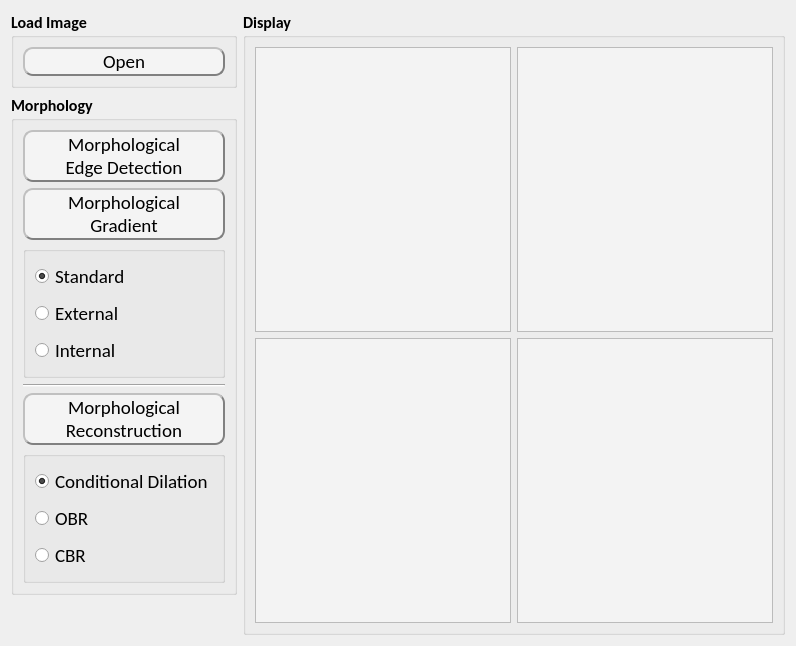
      <widget class="QWidget" name="Project_6">
       <attribute name="title">
        <string>Project 6</string>
       </attribute>
       <layout class="QHBoxLayout" name="horizontalLayout_28">
        <item>
         <layout class="QHBoxLayout" name="horizontalLayout_27" stretch="1,10">
          <item>
           <layout class="QVBoxLayout" name="verticalLayout_24" stretch="2,10,5">
            <item>
             <widget class="QGroupBox" name="LoadImageGroupBox_6">
              <property name="font">
               <font>
                <family>Calibri</family>
                <pointsize>12</pointsize>
                <weight>75</weight>
                <bold>true</bold>
               </font>
              </property>
              <property name="mouseTracking">
               <bool>false</bool>
              </property>
              <property name="styleSheet">
               <string notr="true">QFrame{
		background-color: rgb(243, 243, 243);
}

QPushButton:hover{
		font-family: Calibri;
		font-size: 20px;
		font-style: bold;
		color: #1d649c;
}</string>
              </property>
              <property name="title">
               <string>Load Image</string>
              </property>
              <layout class="QVBoxLayout" name="verticalLayout_25">
               <item>
                <widget class="QPushButton" name="OpenButton_6">
                 <property name="sizePolicy">
                  <sizepolicy hsizetype="Minimum" vsizetype="Preferred">
                   <horstretch>0</horstretch>
                   <verstretch>0</verstretch>
                  </sizepolicy>
                 </property>
                 <property name="font">
                  <font>
                   <family>Calibri</family>
                   <pointsize>14</pointsize>
                   <weight>50</weight>
                   <bold>false</bold>
                  </font>
                 </property>
                 <property name="styleSheet">
                  <string notr="true">QPushButton{
		background-color: rgb(244, 244, 244);
    	border-radius: 10px;  
		border: 2px groove gray;
    	border-style: outset;
}

QPushButton:hover{
		border:2px solid #1d649c;
}</string>
                 </property>
                 <property name="text">
                  <string>Open</string>
                 </property>
                </widget>
               </item>
              </layout>
             </widget>
            </item>
            <item>
             <widget class="QGroupBox" name="GrayMorphGroupBox_6">
              <property name="sizePolicy">
               <sizepolicy hsizetype="Preferred" vsizetype="Preferred">
                <horstretch>0</horstretch>
                <verstretch>0</verstretch>
               </sizepolicy>
              </property>
              <property name="font">
               <font>
                <family>Calibri</family>
                <pointsize>12</pointsize>
                <weight>75</weight>
                <bold>true</bold>
               </font>
              </property>
              <property name="mouseTracking">
               <bool>false</bool>
              </property>
              <property name="styleSheet">
               <string notr="true">QFrame{
		background-color: rgb(243, 243, 243);
}

QPushButton:hover{
		font-family: &quot;Calibri&quot;;
		font-size: 24px;
		font-style: bold;
		color: #1d649c;
		border:1px solid #1d649c;
}</string>
              </property>
              <property name="title">
               <string>Morphology</string>
              </property>
              <layout class="QVBoxLayout" name="verticalLayout_26" stretch="2,2,3,0,2,3">
               <item>
                <widget class="QPushButton" name="EdgeDetectionButton">
                 <property name="sizePolicy">
                  <sizepolicy hsizetype="Minimum" vsizetype="Preferred">
                   <horstretch>0</horstretch>
                   <verstretch>0</verstretch>
                  </sizepolicy>
                 </property>
                 <property name="font">
                  <font>
                   <family>Calibri</family>
                   <pointsize>14</pointsize>
                   <weight>50</weight>
                   <bold>false</bold>
                  </font>
                 </property>
                 <property name="styleSheet">
                  <string notr="true">QPushButton{
		background-color: rgb(244, 244, 244);
    	border-radius: 10px;  
		border: 2px groove gray;
    	border-style: outset;
}

QPushButton:hover{
		border:2px solid #1d649c;
}</string>
                 </property>
                 <property name="text">
                  <string>Morphological
Edge Detection</string>
                 </property>
                </widget>
               </item>
               <item>
                <widget class="QPushButton" name="MorphGradientButton">
                 <property name="sizePolicy">
                  <sizepolicy hsizetype="Minimum" vsizetype="Preferred">
                   <horstretch>0</horstretch>
                   <verstretch>0</verstretch>
                  </sizepolicy>
                 </property>
                 <property name="font">
                  <font>
                   <family>Calibri</family>
                   <pointsize>14</pointsize>
                   <weight>50</weight>
                   <bold>false</bold>
                  </font>
                 </property>
                 <property name="styleSheet">
                  <string notr="true">QPushButton{
		background-color: rgb(244, 244, 244);
    	border-radius: 10px;  
		border: 2px groove gray;
    	border-style: outset;
}

QPushButton:hover{
		border:2px solid #1d649c;
}</string>
                 </property>
                 <property name="text">
                  <string>Morphological
Gradient</string>
                 </property>
                </widget>
               </item>
               <item>
                <widget class="QGroupBox" name="groupBox">
                 <property name="title">
                  <string/>
                 </property>
                 <layout class="QVBoxLayout" name="verticalLayout_31">
                  <item>
                   <widget class="QRadioButton" name="StandardButton">
                    <property name="font">
                     <font>
                      <family>Calibri</family>
                      <pointsize>14</pointsize>
                      <weight>50</weight>
                      <bold>false</bold>
                     </font>
                    </property>
                    <property name="text">
                     <string>Standard</string>
                    </property>
                    <property name="checked">
                     <bool>true</bool>
                    </property>
                   </widget>
                  </item>
                  <item>
                   <widget class="QRadioButton" name="ExternalButton">
                    <property name="font">
                     <font>
                      <family>Calibri</family>
                      <pointsize>14</pointsize>
                      <weight>50</weight>
                      <bold>false</bold>
                     </font>
                    </property>
                    <property name="text">
                     <string>External</string>
                    </property>
                   </widget>
                  </item>
                  <item>
                   <widget class="QRadioButton" name="InternalButton">
                    <property name="font">
                     <font>
                      <family>Calibri</family>
                      <pointsize>14</pointsize>
                      <weight>50</weight>
                      <bold>false</bold>
                     </font>
                    </property>
                    <property name="text">
                     <string>Internal</string>
                    </property>
                   </widget>
                  </item>
                 </layout>
                </widget>
               </item>
               <item>
                <widget class="Line" name="line_2">
                 <property name="orientation">
                  <enum>Qt::Horizontal</enum>
                 </property>
                </widget>
               </item>
               <item>
                <widget class="QPushButton" name="ReconstructionButton">
                 <property name="sizePolicy">
                  <sizepolicy hsizetype="Minimum" vsizetype="Preferred">
                   <horstretch>0</horstretch>
                   <verstretch>0</verstretch>
                  </sizepolicy>
                 </property>
                 <property name="font">
                  <font>
                   <family>Calibri</family>
                   <pointsize>14</pointsize>
                   <weight>50</weight>
                   <bold>false</bold>
                  </font>
                 </property>
                 <property name="styleSheet">
                  <string notr="true">QPushButton{
		background-color: rgb(244, 244, 244);
    	border-radius: 10px;  
		border: 2px groove gray;
    	border-style: outset;
}

QPushButton:hover{
		border:2px solid #1d649c;
}</string>
                 </property>
                 <property name="text">
                  <string>Morphological
Reconstruction</string>
                 </property>
                </widget>
               </item>
               <item>
                <widget class="QGroupBox" name="groupBox">
                 <layout class="QVBoxLayout" name="verticalLayout_27" stretch="0,0,0">
                  <item>
                   <widget class="QRadioButton" name="ConditionalDilationButton">
                    <property name="font">
                     <font>
                      <family>Calibri</family>
                      <pointsize>14</pointsize>
                      <weight>50</weight>
                      <bold>false</bold>
                     </font>
                    </property>
                    <property name="text">
                     <string>Conditional Dilation</string>
                    </property>
                    <property name="checked">
                     <bool>true</bool>
                    </property>
                   </widget>
                  </item>
                  <item>
                   <widget class="QRadioButton" name="OBRButton">
                    <property name="font">
                     <font>
                      <family>Calibri</family>
                      <pointsize>14</pointsize>
                      <weight>50</weight>
                      <bold>false</bold>
                     </font>
                    </property>
                    <property name="text">
                     <string>OBR</string>
                    </property>
                   </widget>
                  </item>
                  <item>
                   <widget class="QRadioButton" name="CBRButton">
                    <property name="font">
                     <font>
                      <family>Calibri</family>
                      <pointsize>14</pointsize>
                      <weight>50</weight>
                      <bold>false</bold>
                     </font>
                    </property>
                    <property name="text">
                     <string>CBR</string>
                    </property>
                   </widget>
                  </item>
                 </layout>
                </widget>
               </item>
              </layout>
             </widget>
            </item>
            <item>
             <spacer name="verticalSpacer_6">
              <property name="orientation">
               <enum>Qt::Vertical</enum>
              </property>
              <property name="sizeHint" stdset="0">
               <size>
                <width>20</width>
                <height>40</height>
               </size>
              </property>
             </spacer>
            </item>
           </layout>
          </item>
          <item>
           <widget class="QGroupBox" name="DisplayGroupBox_6">
            <property name="sizePolicy">
             <sizepolicy hsizetype="Preferred" vsizetype="Preferred">
              <horstretch>0</horstretch>
              <verstretch>0</verstretch>
             </sizepolicy>
            </property>
            <property name="font">
             <font>
              <family>Calibri</family>
              <pointsize>12</pointsize>
              <weight>75</weight>
              <bold>true</bold>
             </font>
            </property>
            <property name="mouseTracking">
             <bool>false</bool>
            </property>
            <property name="styleSheet">
             <string notr="true">QFrame{
		background-color: rgb(243, 243, 243);
}</string>
            </property>
            <property name="title">
             <string>Display</string>
            </property>
            <property name="flat">
             <bool>false</bool>
            </property>
            <layout class="QVBoxLayout" name="verticalLayout_23">
             <item>
              <layout class="QHBoxLayout" name="horizontalLayout_25">
               <property name="spacing">
                <number>6</number>
               </property>
               <property name="topMargin">
                <number>0</number>
               </property>
               <item>
                <widget class="ImageView" name="RawImageView_6">
                 <property name="sizePolicy">
                  <sizepolicy hsizetype="Preferred" vsizetype="Preferred">
                   <horstretch>0</horstretch>
                   <verstretch>0</verstretch>
                  </sizepolicy>
                 </property>
                </widget>
               </item>
               <item>
                <widget class="ImageView" name="GrayImageView_6">
                 <property name="sizePolicy">
                  <sizepolicy hsizetype="Preferred" vsizetype="Preferred">
                   <horstretch>0</horstretch>
                   <verstretch>0</verstretch>
                  </sizepolicy>
                 </property>
                </widget>
               </item>
              </layout>
             </item>
             <item>
              <layout class="QHBoxLayout" name="horizontalLayout_26">
               <item>
                <widget class="ImageView" name="BinaryImageView_6">
                 <property name="sizePolicy">
                  <sizepolicy hsizetype="Preferred" vsizetype="Preferred">
                   <horstretch>0</horstretch>
                   <verstretch>0</verstretch>
                  </sizepolicy>
                 </property>
                </widget>
               </item>
               <item>
                <widget class="ImageView" name="MorphImageView_6">
                 <property name="sizePolicy">
                  <sizepolicy hsizetype="Preferred" vsizetype="Preferred">
                   <horstretch>0</horstretch>
                   <verstretch>0</verstretch>
                  </sizepolicy>
                 </property>
                </widget>
               </item>
              </layout>
             </item>
            </layout>
           </widget>
          </item>
         </layout>
        </item>
       </layout>
      </widget>
